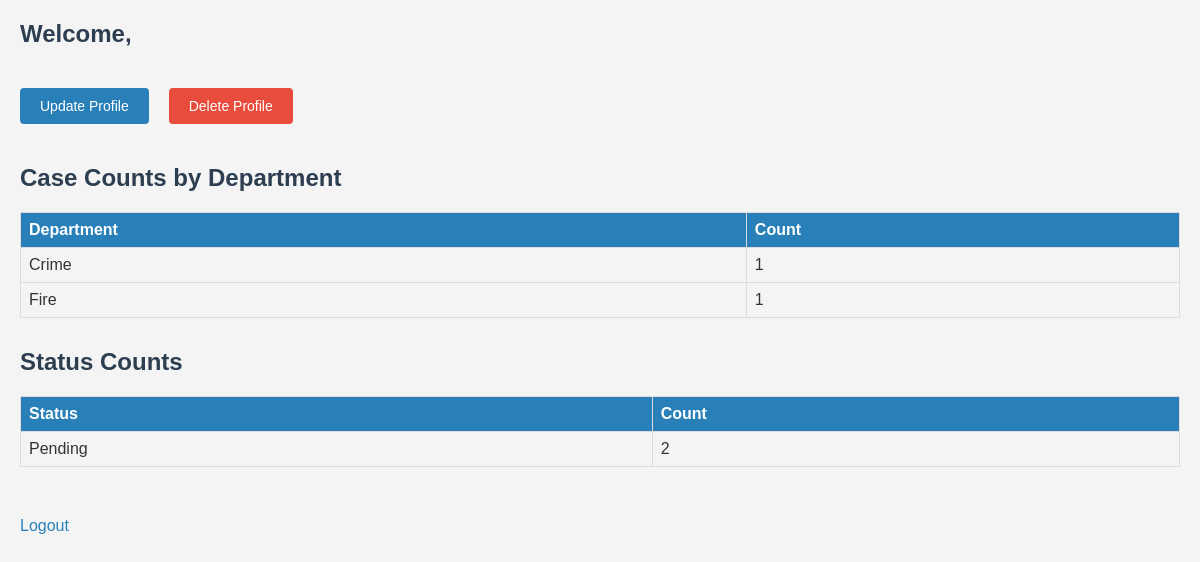
Before: /admin/dashboard with the older database file.
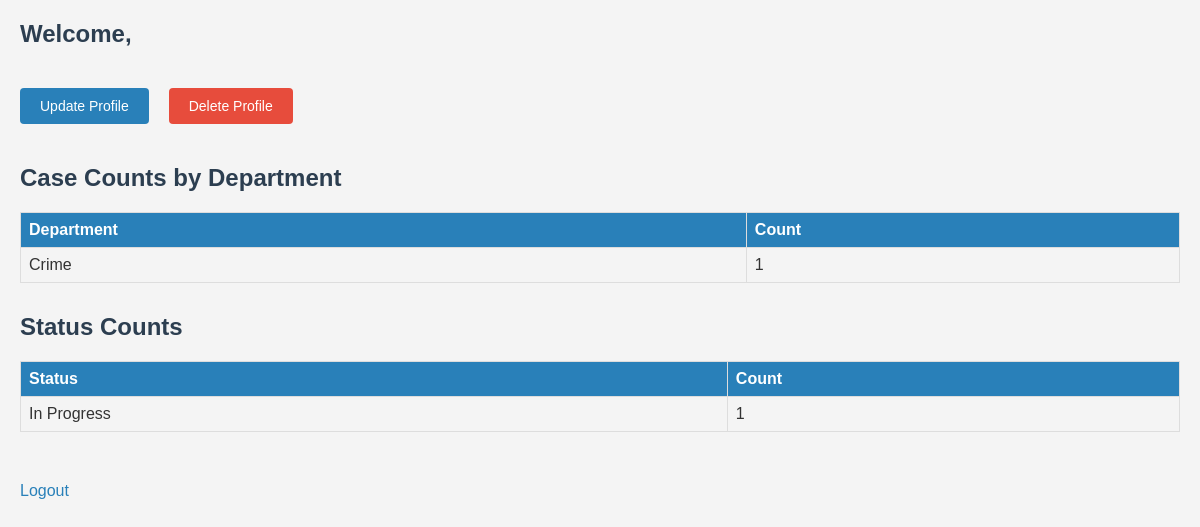
After: the same page with the newer database file.
### tables this page shows
CREATE TABLE complaints (
            id INTEGER PRIMARY KEY,
            citizen_id INTEGER NOT NULL,
            description TEXT NOT NULL,
            status TEXT DEFAULT 'Pending',
            image TEXT,
            department TEXT NOT NULL,
            police_id INTEGER,  -- Add this line to store assigned police officer ID
            FOREIGN KEY (citizen_id) REFERENCES citizens(id),
            FOREIGN KEY (police_id) REFERENCES police(id)
        );

### app.py (the view)
@app.route('/admin/dashboard')
def admin_dashboard():
    admin_id = session.get('admin_id')
    admin_name = ''
    conn = get_db_connection()
    cursor = conn.cursor()
    cursor.execute('SELECT username FROM admin WHERE id = ?', (admin_id,))
    admin_data = cursor.fetchone()
    if admin_data:
        admin_name = admin_data[0]
    cursor.execute('''
        SELECT department, COUNT(*) as count
        FROM complaints
        GROUP BY department
    ''')
    case_counts = cursor.fetchall()
    cursor.execute('''
        SELECT status, COUNT(*) as count
        FROM complaints
        GROUP BY status
    ''')
    status_counts = cursor.fetchall()
    conn.close()
    return render_template('admin_dashboard.html',
                           case_counts=case_counts,
                           status_counts=status_counts,
                           admin_name=admin_name)

### app.py (called while the page is built)
def get_db_connection():
    conn = sqlite3.connect('database.db')
    conn.row_factory = sqlite3.Row
    return conn

### templates/admin_dashboard.html (shortened to what this page needs)
<!DOCTYPE html>
<html lang="en">
<head>
    <link rel="stylesheet" href="{{ url_for('static', filename='style.css') }}">
</head>
<body>
    <div class="profile-actions">
        <h2>Welcome, {{ admin_name }}</h2>
        <div style="display: flex; gap: 10px;">
            <a href="{{ url_for('admin_update_profile') }}" class="button">Update Profile</a>
            <a href="{{ url_for('admin_delete_profile') }}" class="button delete" onclick="return confirm('Are you sure you want to delete your profile? This action cannot be undone.');">Delete Profile</a>
        </div>
    </div>
    <h2>Case Counts by Department</h2>
    <table>
        <tr>
            <th>Department</th>
            <th>Count</th>
        </tr>
        {% for department, count in case_counts %}
        <tr>
            <td>{{ department }}</td>
            <td>{{ count }}</td>
        </tr>
        {% endfor %}
    </table>
    <h2>Status Counts</h2>
    <table>
        <tr>
            <th>Status</th>
            <th>Count</th>
        </tr>
        {% for status, count in status_counts %}
        <tr>
            <td>{{ status }}</td>
            <td>{{ count }}</td>
        </tr>
        {% endfor %}
    </table>
    <a href="{{ url_for('admin_logout') }}">Logout</a>
</body>
</html>

Changed rows visible on the page:
removed complaints: department "Fire", count "1", status "Pending", count "2"
now on one of the page's lists (row edited): complaints: status "In Progress"
